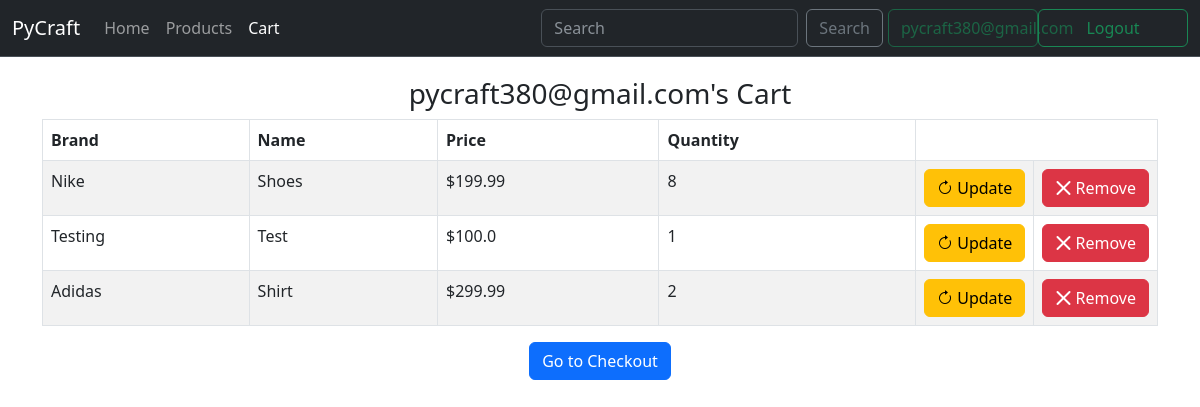
Before: /cart (signed in) with the older database file.
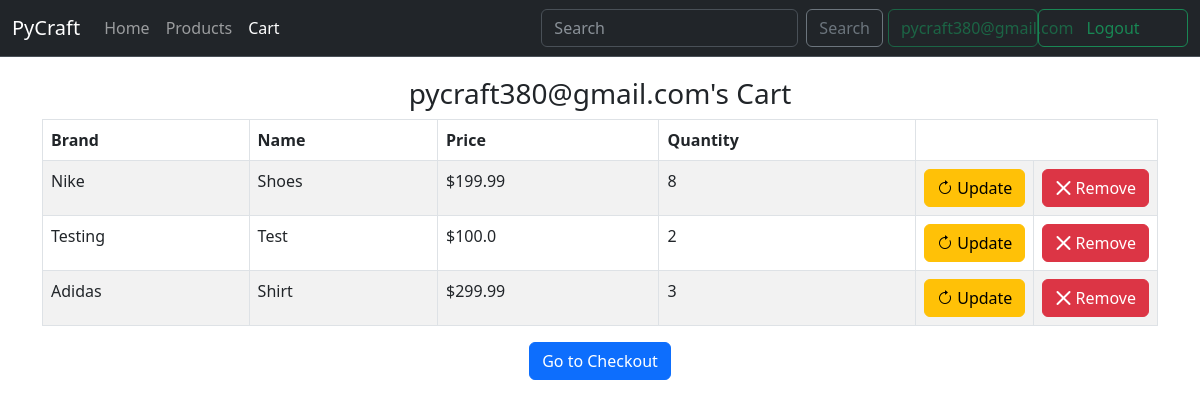
After: the same page with the newer database file.
### flaskapp/modules/models/user_model.py (models this page shows, shortened)
class Users(UserMixin, db.Model):
    id = db.Column(db.Integer, primary_key = True, autoincrement=True)
    email = db.Column(db.String(50), nullable = False, unique = True)
    def get_user_by_email(email):
        user = Users.query.filter(Users.email == email).first()
        return user
    def get_user_cart(self):
        user = Users.query.filter(Users.email == self.email).first()
        user_cart = Cart.query.filter(Cart.owner_id == user.id).all()
        return user_cart

### flaskapp/modules/models/cart_model.py (models this page shows, shortened)
class Cart(db.Model):
    cart_id = db.Column(db.Integer, primary_key = True, autoincrement=True)
    owner_id = db.Column(db.Integer, db.ForeignKey('users.id'))
    product = db.Column(db.Integer, db.ForeignKey('products.prod_id'))
    quantity = db.Column(db.Integer)

### flaskapp/modules/models/product_model.py (models this page shows, shortened)
class Products(db.Model):
    prod_id = db.Column(db.Integer, primary_key = True, autoincrement=True)
    brand = db.Column(db.String(50))
    name = db.Column(db.String(50))
    price = db.Column(db.Float)
    image = db.Column(db.String(255))
    def get_prod_list():
        return Products.query.order_by(Products.prod_id.asc()).all()

### flaskapp/cart.py (the view)
@cart_blueprint.route("/cart")
def cart():
    curr_user = Users.get_user_by_email(session.get('user'))
    if curr_user == None:
        return redirect('/login')
    else:
        cart_items = curr_user.get_user_cart()
        return render_template("cart.html", cart_items=cart_items, user=curr_user, products = Products.get_prod_list())

### flaskapp/templates/cart.html (shortened to what this page needs)
{% extends 'base.html' %}
{% set active_page = "cart" %}
{%block script%} <link rel="stylesheet" href="../static/cart.css"> {% endblock %}
{% block content %}
<div class="container d-flex justify-content-center align-items-center" id="cart">
    <h3 class="userCart">{{user.email}}'s Cart</h3>
  </div>
  <div class="container d-flex justify-content-center align-items-center">
    <table class="table table-striped table-bordered">
      <thead>
        <tr>
          <th scope="col">Brand</th>
          <th scope="col">Name</th>
          <th scope="col">Price</th>
          <th scope="col">Quantity</th>
        </tr>
      </thead>
      <tbody>
        {% for item in cart_items %}
        <tr>
          <td>{{ products[item.product-1].brand }}</td>
          <td>{{products[item.product-1].name}}</td>
          <td>${{products[item.product-1].price}}</td>
          <td>{{item.quantity}}</td>
          <form method="POST" action="{{ url_for('cart.update_cart', cart_id=item.cart_id) }}">
            <td class="btn-td-cell"><button type="submit" class="btn btn-warning" href="{{ url_for('cart.update_cart', cart_id=item.cart_id) }}">
              <span class="bi bi-arrow-clockwise" aria-hidden="true"></span> Update
            </button> </td>
          </form>
          <form method="POST" action="{{ url_for('cart.remove_item', cart_id=item.cart_id) }}">
            <td class="btn-td-cell"><button type="submit" class="btn btn-danger" href="{{ url_for('cart.remove_item', cart_id=item.cart_id) }}">
              <span class="bi bi-x-lg" aria-hidden="true"></span> Remove
            </button></td>
          </form>
        </tr>
        {% endfor %}
      </tbody>
    </table>
  </div>
  <div class="container d-flex justify-content-center align-items-center">
    <button type="submit" class="btn btn-primary btn-group-lg" id="checkoutBtn" name="checkoutBtn"><a class="nav-link" href="checkout">Go to Checkout</a></button>
  </div>
{% endblock %}

### flaskapp/templates/base.html (shortened to what this page needs)
<!doctype html>
<html lang="en">
  <head>
    {%block script%}  {% endblock %}
    <link href="https://cdn.jsdelivr.net/npm/bootstrap@5.3.0/dist/css/bootstrap.min.css" rel="stylesheet">
    <link rel="stylesheet" href="https://cdn.jsdelivr.net/npm/bootstrap-icons@1.5.0/font/bootstrap-icons.css">
  <body>
    {% if user == None %}
    <nav class="navbar bg-dark border-bottom border-bottom-dark navbar-expand-lg " data-bs-theme="dark">
      <div class="container-fluid">
        <a class="navbar-brand" href="#">PyCraft</a>
        <button class="navbar-toggler" type="button" data-bs-toggle="collapse" data-bs-target="#navbarSupportedContent" aria-controls="navbarSupportedContent" aria-expanded="false" aria-label="Toggle navigation">
          <span class="navbar-toggler-icon"></span>
        </button>
        <div class="collapse navbar-collapse" id="navbarSupportedContent">
          <ul class="navbar-nav me-auto mb-2 mb-lg-0">
            <li class="nav-item">
              <a class="nav-link {% if active_page == 'index'%} active {% endif %}" href="/">Home</a>
            </li>
            <li class="nav-item">
              <a class="nav-link {% if active_page == 'products'%} active {% endif %}" href="products">Products</a>
            </li>
            <li class="nav-item">
              <a class="nav-link {% if active_page == 'cart'%} active {% endif %}" href="cart">Cart</a>
            </li>
          </ul>
          <form class="d-flex" role="search" action="/login">
            <button class="btn btn-outline-success" type="submit" style="width: 150px;">Sign In</button>
          </form>
        </div>
      </div>
  </nav>
  {%else%}
  <nav class="navbar bg-dark border-bottom border-bottom-dark navbar-expand-lg " data-bs-theme="dark">
    <div class="container-fluid">
      <a class="navbar-brand" href="#">PyCraft</a>
      <div class="collapse navbar-collapse" id="navbarSupportedContent">
        <ul class="navbar-nav me-auto mb-2 mb-lg-0">
          <li class="nav-item">
            <a class="nav-link {% if active_page == 'index'%} active {% endif %}" href="/">Home</a>
          </li>
          <li class="nav-item">
            <a class="nav-link {% if active_page == 'products'%} active {% endif %}" href="{{url_for('products.products')}}">Products</a>
          </li>
          <li class="nav-item">
            <a class="nav-link {% if active_page == 'cart'%} active {% endif %}" href="{{url_for('cart.cart')}}">Cart</a>
          </li>
        </ul>
        <form method="POST" action="{{url_for('auth.search')}}" class ="d-flex">
          <input class="form-control me-2" type="search" placeholder="Search" aria-label="=Search", name="searched">
          <button class="btn btn-outline-secondary" type="submit">Search</button>
        </form>
        <form class="d-flex" role="search" action="/logout">
          <button class="btn btn-outline-success" disabled type="submit" style="width: 150px; margin-left: 5px;">{{user.email}}</button>
          <button class="btn btn-outline-success" type="submit" style="width: 150px;">Logout</button>
        </form>
      </div>
    </div>
</nav>
  {% endif %}
  {%block content%}
  {% endblock %}
</body>
</html>

### flaskapp/static/cart.css (style rules this page uses)
table, th, td, tr { border: 1px solid black; }
tbody tr:nth-child(even) { border-style: solid; }
tbody tr:nth-child(odd) { border-style: solid; }
.btn-td-cell { width: 1px; white-space: nowrap; }
.userCart { margin-top: 20px; }

Changed rows visible on the page:
changed Cart "Testing": quantity "1" → "2"
changed Cart "Adidas": quantity "2" → "3"
